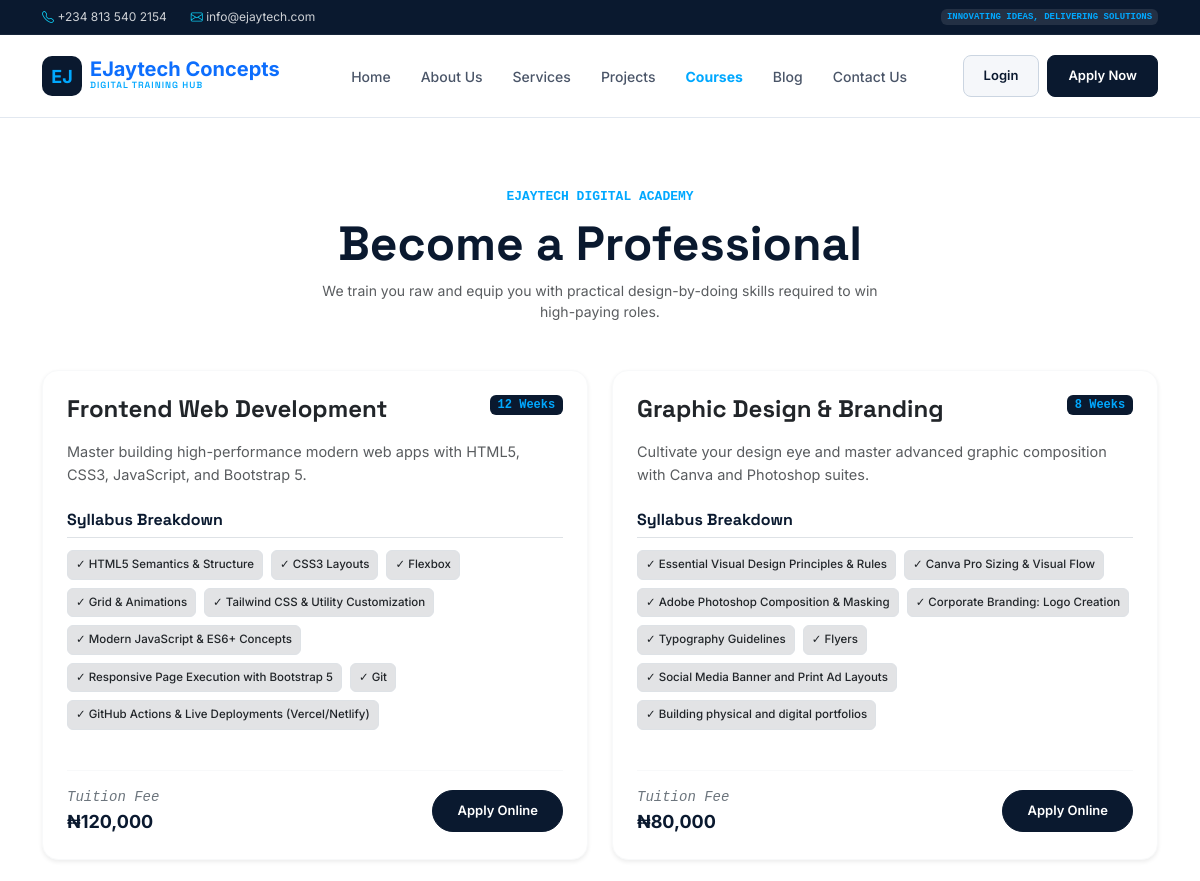
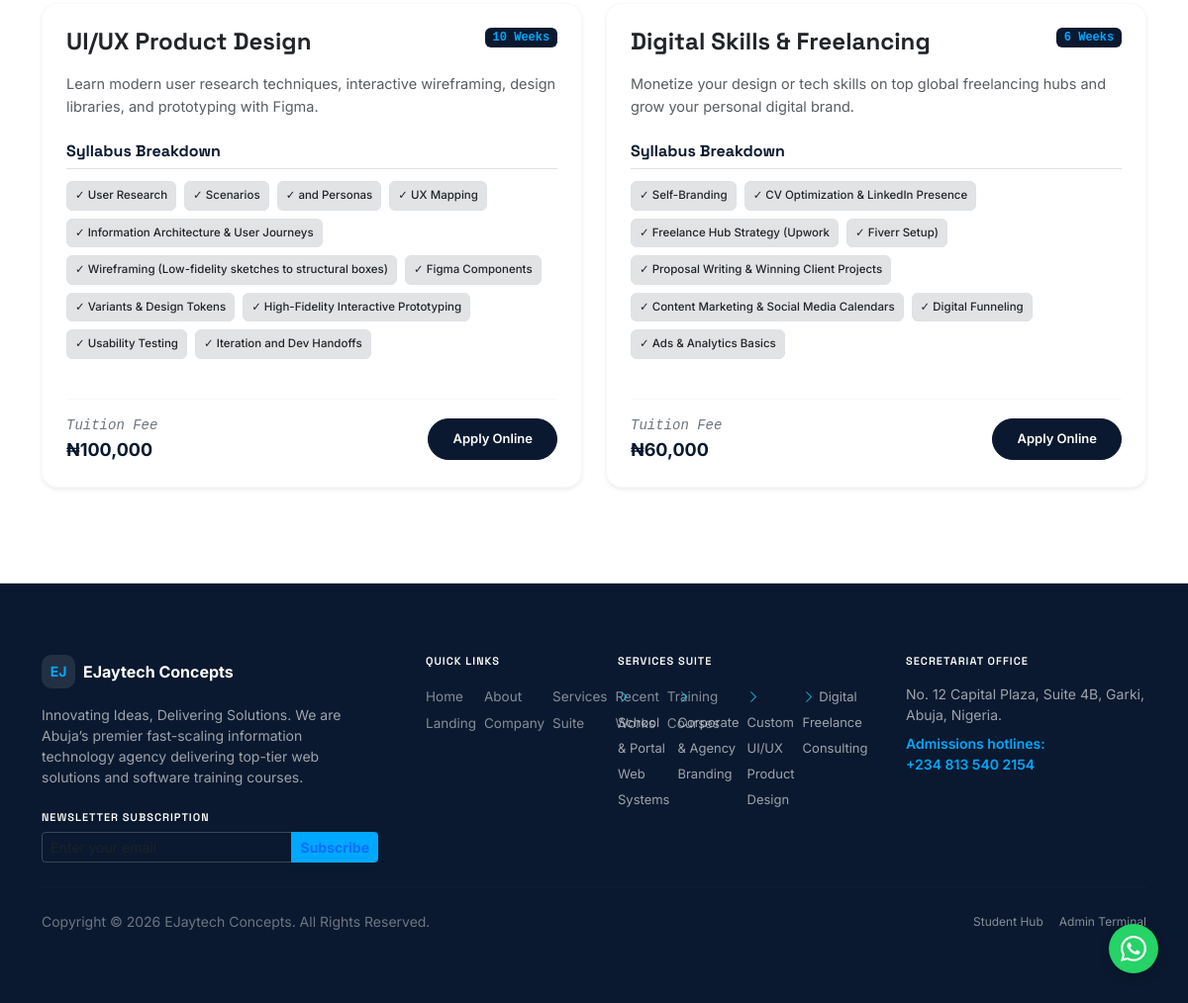
/courses.php, run on the app's committed database (2 pictures, top to bottom).
### tables this page shows
CREATE TABLE IF NOT EXISTS `courses` (
    `id` VARCHAR(50) NOT NULL PRIMARY KEY,
    `title` VARCHAR(255) NOT NULL,
    `description` TEXT NOT NULL,
    `duration` VARCHAR(100) NOT NULL,
    `fee` VARCHAR(100) NOT NULL,
    `syllabus` TEXT NOT NULL,  
    `created_at` TIMESTAMP DEFAULT CURRENT_TIMESTAMP
);

### config/config.php (called while the page is built, shortened)
<?php
function sanitize($data) {
    return htmlspecialchars(trim($data), ENT_QUOTES, 'UTF-8');
}
?>

### courses.php (the view, shortened to what this page needs)
<?php
require_once __DIR__ . '/includes/header.php';
require_once __DIR__ . '/includes/db_connect.php';
$coursesList = [];
try {
    if (isset($pdo)) {
        $stmt = $pdo->query("SELECT * FROM courses ORDER BY id ASC");
        $coursesList = $stmt->fetchAll();
    }
} catch (\Exception $e) {
    $dbActive = false;
}
?>
<div class="container py-5 my-3">
    <div class="text-center mb-5 max-w-2xl mx-auto">
        <span class="text-info text-uppercase font-monospace fw-bold" style="color: var(--brand-secondary) !important; font-size: 13px;">EJaytech digital academy</span>
        <h1 class="display-5 fw-bold mt-2">Become a Professional</h1>
        <p class="text-muted small mx-auto" style="max-width: 580px;">We train you raw and equip you with practical design-by-doing skills required to win high-paying roles.</p>
    </div>
    <div class="row g-4">
        <?php foreach ($coursesList as $c): ?>
            <div class="col-lg-6 col-md-12">
                <div class="card h-100 p-4 border border-light shadow-sm rounded-4 d-flex flex-column justify-content-between">
                    <div>
                        <div class="d-flex justify-content-between align-items-start mb-3">
                            <h3 class="fs-4 fw-bold text-dark mb-0"><?php echo sanitize($c['title']); ?></h3>
                            <span class="badge bg-primary text-info rounded font-monospace" style="background-color: var(--brand-primary) !important; color: var(--brand-secondary) !important;"><?php echo sanitize($c['duration']); ?></span>
                        </div>
                        <p class="text-muted small-text mb-4" style="font-size: 14.5px; line-height: 1.6;"><?php echo sanitize($c['description']); ?></p>
                        <div class="mb-4">
                            <h5 class="fs-6 fw-bold border-bottom pb-2">Syllabus Breakdown</h5>
                            <div class="d-flex flex-wrap gap-2 pt-1">
                                <?php
                                $syllabusTerms = is_string($c['syllabus']) ? explode(',', $c['syllabus']) : [];
                                foreach ($syllabusTerms as $term):
                                    if(trim($term) !== ''):
                                ?>
                                    <span class="badge bg-secondary-subtle text-dark border p-2" style="font-size: 11.5px; font-weight: 500;">✓ <?php echo sanitize(trim($term)); ?></span>
                                <?php
                                    endif;
                                endforeach;
                                ?>
                            </div>
                        </div>
                    </div>
                    <div class="d-flex justify-content-between align-items-center mt-3 pt-3 border-top border-light">
                        <div>
                            <span class="text-secondary small fst-italic d-block font-monospace">Tuition Fee</span>
                            <span class="text-primary fw-bold" style="font-size: 18px; color: var(--brand-primary) !important;"><?php echo sanitize($c['fee']); ?></span>
                        </div>
                        <a href="<?php echo OFFICIAL_DOMAIN; ?>/student/register.php?course=<?php echo urlencode($c['title']); ?>" class="btn btn-brand-primary rounded-pill px-4">
                            Apply Online
                        </a>
                    </div>
                </div>
            </div>
        <?php endforeach; ?>
    </div>
</div>
<?php require_once __DIR__ . '/includes/footer.php'; ?>

### data on the page
courses: title "Frontend Web Development", duration "12 Weeks", description "Master building high-performance modern web apps with HTML5, CSS3, JavaScript, and Bootstrap 5.", syllabus "HTML5 Semantics & Structure", syllabus "CSS3 Layouts", syllabus "Flexbox", syllabus "Grid & Animations", syllabus "Tailwind CSS & Utility Customization", syllabus "Modern JavaScript & ES6+ Concepts", syllabus "Responsive Page Execution with Bootstrap 5", syllabus "Git", syllabus "GitHub Actions & Live Deployments (Vercel/Netlify)", fee "₦120,000"
courses: title "Graphic Design & Branding", duration "8 Weeks", description "Cultivate your design eye and master advanced graphic composition with Canva and Photoshop suites.", syllabus "Essential Visual Design Principles & Rules", syllabus "Canva Pro Sizing & Visual Flow", syllabus "Adobe Photoshop Composition & Masking", syllabus "Corporate Branding: Logo Creation", syllabus "Typography Guidelines", syllabus "Flyers", syllabus "Social Media Banner and Print Ad Layouts", syllabus "Building physical and digital portfolios", fee "₦80,000"
courses: title "UI/UX Product Design", duration "10 Weeks", description "Learn modern user research techniques, interactive wireframing, design libraries, and prototyping with Figma.", syllabus "User Research", syllabus "Scenarios", syllabus "and Personas", syllabus "UX Mapping", syllabus "Information Architecture & User Journeys", syllabus "Wireframing (Low-fidelity sketches to structural boxes)", syllabus "Figma Components", syllabus "Variants & Design Tokens", syllabus "High-Fidelity Interactive Prototyping", syllabus "Usability Testing", syllabus "Iteration and Dev Handoffs", fee "₦100,000"
courses: title "Digital Skills & Freelancing", duration "6 Weeks", description "Monetize your design or tech skills on top global freelancing hubs and grow your personal digital brand.", syllabus "Self-Branding", syllabus "CV Optimization & LinkedIn Presence", syllabus "Freelance Hub Strategy (Upwork", syllabus "Fiverr Setup)", syllabus "Proposal Writing & Winning Client Projects", syllabus "Content Marketing & Social Media Calendars", syllabus "Digital Funneling", syllabus "Ads & Analytics Basics", fee "₦60,000"
